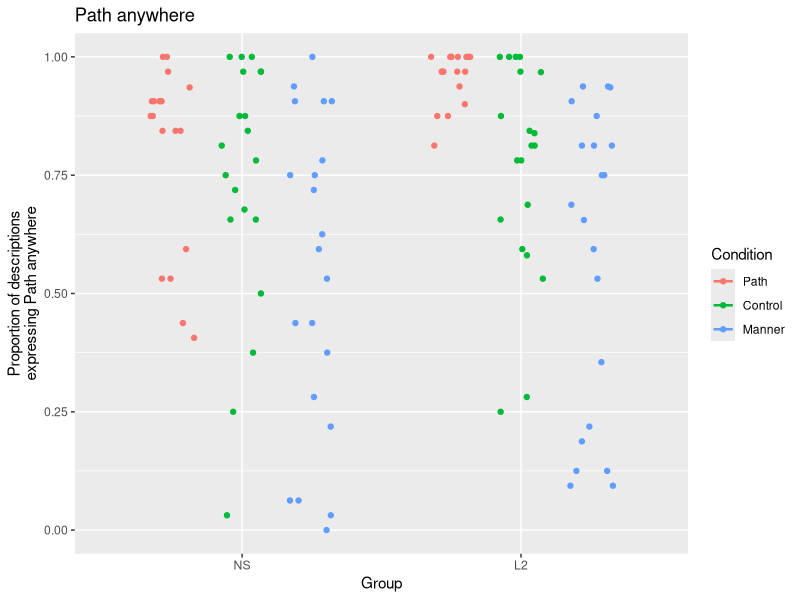
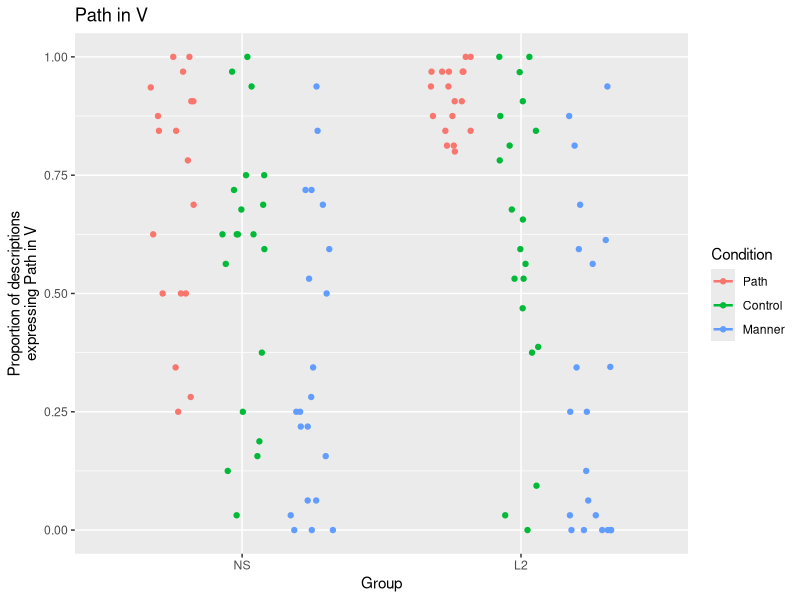
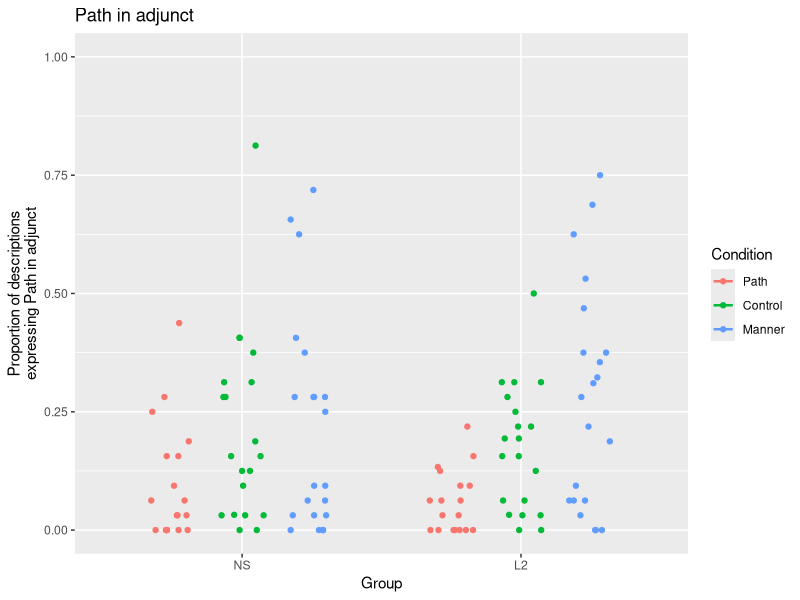
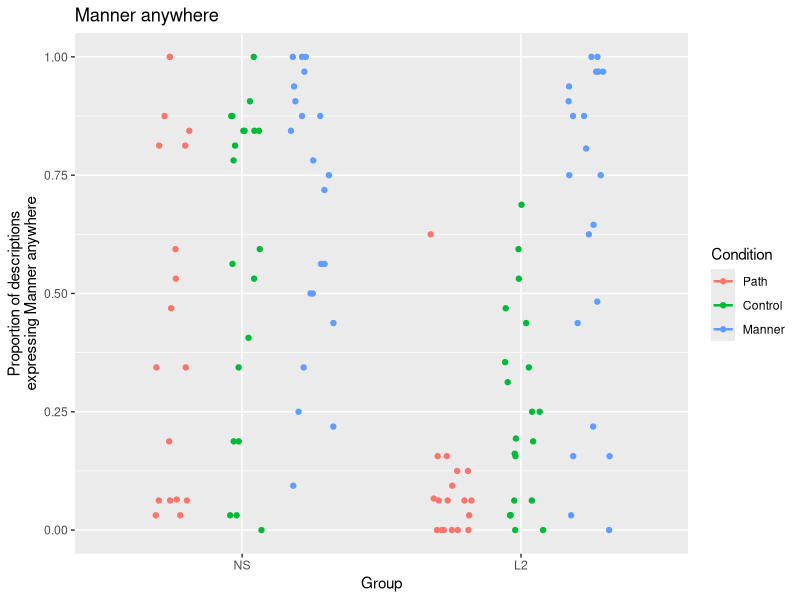
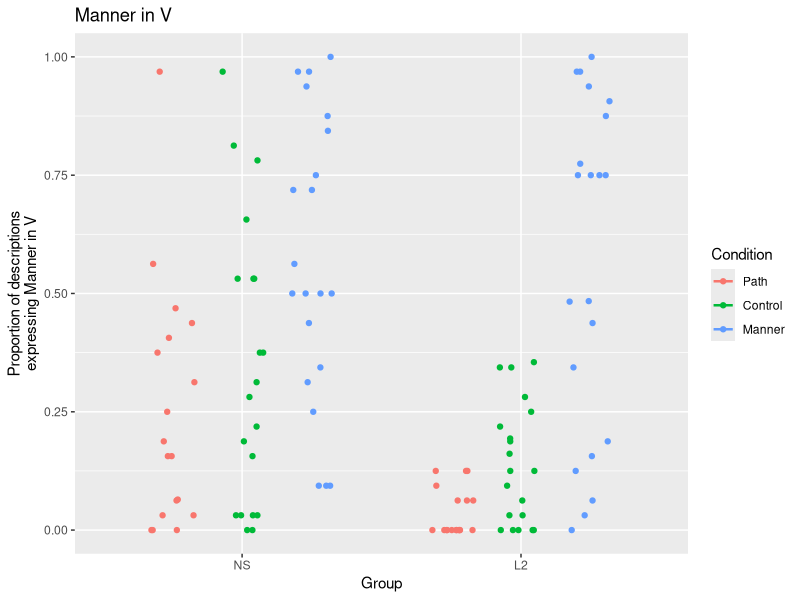
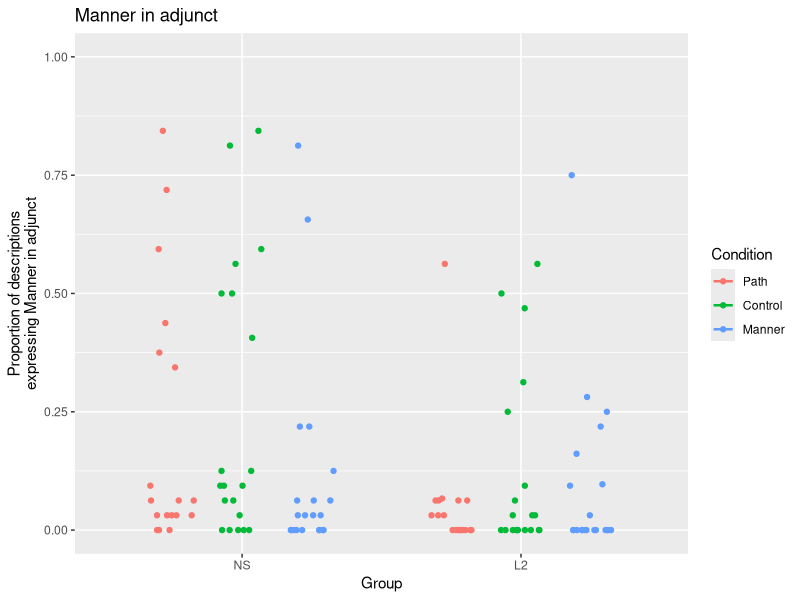
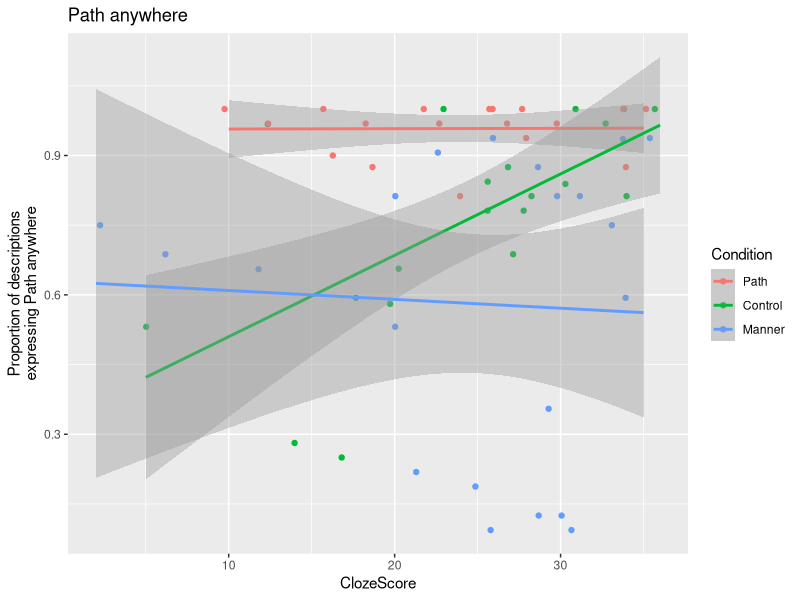
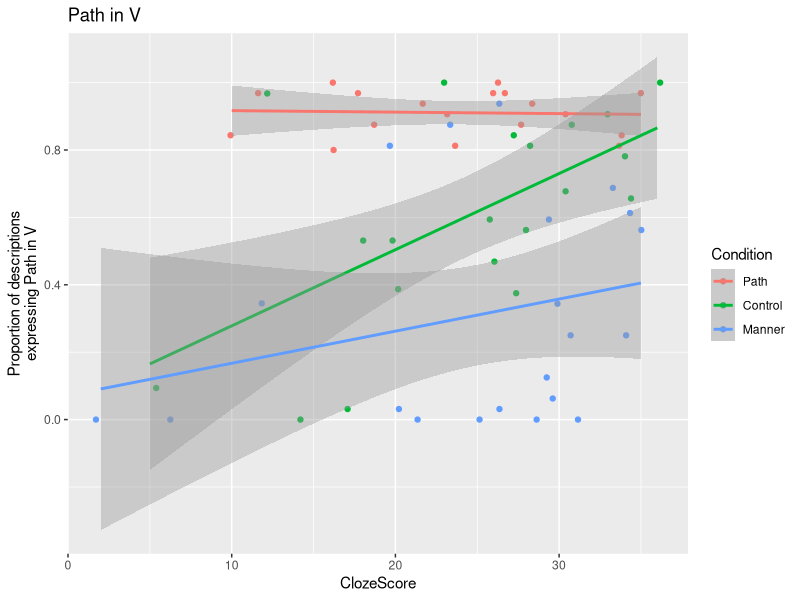

The R script that drew these images, in order:
## Analyse data from participants in the primed conditions.

library(dplyr)
library(ggplot2)
library(lazyeval)

#  ------------------------------------------------------------------------
#  Load data and process
#  ------------------------------------------------------------------------

# The data is created in the script "processing/compute_dependent_measures.R"
# There is the normal and the liberally coded version, see script for difference

# load
d <- read.csv("data/data_DVs.csv", fileEncoding = "UTF-8", stringsAsFactors = FALSE)
head(d)
# adjust Condition and Group levels for plotting
d$Condition <- factor(d$Condition, levels = c("Path", "Control", "Manner"))
d$Group <- factor(d$Group, levels = c("NS", "L2"))

# participant data
ppts <- read.csv("data/participants.csv", fileEncoding = "UTF-8", stringsAsFactors = FALSE)
head(ppts)

# add speakers' clozescore to d:
d <- left_join(d, ppts %>% select(Subject, ClozeScore))
head(d)
tail(d)



#  ------------------------------------------------------------------------
#  Functions
#  ------------------------------------------------------------------------


# Convenience function to compute by-speaker averages for a given variable
bysubj <- function(df, myvar = NULL, varname = NULL) {
  out <- df %>% 
    group_by(Subject, Group, Condition, ClozeScore) %>%
    # to pass variable name as a string, use standard evaluation, see
    # https://cran.r-project.org/web/packages/dplyr/vignettes/nse.html
    # (NB: I don't get how this is working, but seems to work)
    summarise_(M = interp(~ mean(var), var = as.name(myvar)))
  # if varname argument is supplied it names the computed column
  if (! is.null(varname)) names(out)[length(out)] <- varname
  out
}
bysubj(d, "P_anyw") %>% head
bysubj(d, "P_anyw", "P_anyw") %>% head


## plotting functions

# plot group patterns -- emphasis put between conditions in each group
f_plot <- function(df, varname = NULL) {
  p <- ggplot(df, aes(x = Group, y = M, colour = Condition)) +
    geom_point(position = position_jitterdodge()) +
    stat_summary(fun.data = mean_cl_boot, geom = "errorbar", size = .85, width = .5,
                 position = "dodge") +
    ylim(0,1) +
    ylab(paste("Proportion of descriptions\nexpressing", varname)) + 
    ggtitle(varname)
  p
}

# f_plot2 <- function(df, varname = NULL) {
#   p <- ggplot(df, aes(x = Condition, y = M, colour = Group)) +
#     geom_point(position = position_jitterdodge()) +
#     stat_summary(fun.data = mean_cl_boot, geom = "errorbar", size = .85, width = .5,
#                  position = "dodge") +
#     ggtitle(varname)
#   p
# }


# Plot effect of proficiency (cloze score)
f_plot_prof <- function(df, varname = NULL) {
  df <- df[df$Group == "L2", ]
  p <- ggplot(df, aes(x = ClozeScore, y = M, colour = Condition)) +
    geom_jitter(height = 0) +
    geom_smooth(method = "lm") +
    # ylim(0,1) +
    ylab(paste("Proportion of descriptions\nexpressing", varname)) + 
    ggtitle(varname)
  p
}


#  ------------------------------------------------------------------------
#  Plots
#  ------------------------------------------------------------------------

# group patterns
f_plot(bysubj(d, "P_anyw"), "Path anywhere")
f_plot(bysubj(d, "P_V"), "Path in V")
f_plot(bysubj(d, "P_adj"), "Path in adjunct")

f_plot(bysubj(d, "M_anyw"), "Manner anywhere")
f_plot(bysubj(d, "M_V"), "Manner in V")
f_plot(bysubj(d, "M_adj"), "Manner in adjunct")

# proficiency
f_plot_prof(bysubj(d, "P_anyw"), "Path anywhere")
f_plot_prof(bysubj(d, "P_V"), "Path in V")
f_plot_prof(bysubj(d, "P_adj"), "Path in adjunct")

f_plot_prof(bysubj(d, "M_anyw"), "Manner anywhere")
f_plot_prof(bysubj(d, "M_V"), "Manner in V")
f_plot_prof(bysubj(d, "M_adj"), "Manner in adjunct")



#  ------------------------------------------------------------------------
#  Correlation plots
#  ------------------------------------------------------------------------

d_bysubj <- bysubj(d, "P_anyw", "P_anyw") %>%
  left_join(bysubj(d, "P_V", "P_V")) %>%
  left_join(bysubj(d, "P_adj", "P_adj")) %>%
  left_join(bysubj(d, "M_anyw", "M_anyw")) %>%
  left_join(bysubj(d, "M_V", "M_V")) %>%
  left_join(bysubj(d, "M_adj", "M_adj"))

library(GGally)
ggpairs(d_bysubj, columns = c("P_anyw", "P_V", "P_adj"))
ggpairs(d_bysubj[, 5:10])

